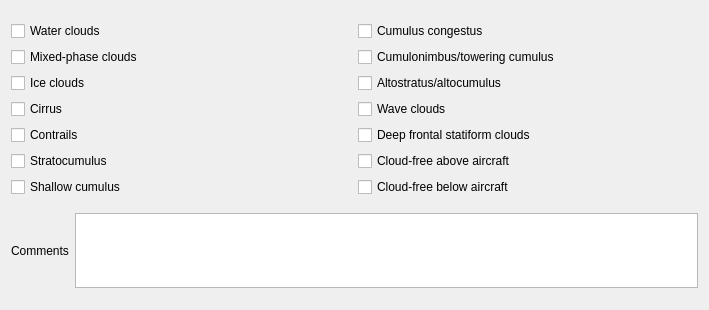
          <widget class="QWidget" name="page_5">
           <property name="geometry">
            <rect>
             <x>0</x>
             <y>0</y>
             <width>709</width>
             <height>310</height>
            </rect>
           </property>
           <attribute name="label">
            <string>Cloud Types and Forms Sampled During Flight</string>
           </attribute>
           <layout class="QVBoxLayout" name="verticalLayout_18">
            <item>
             <layout class="QHBoxLayout" name="horizontalLayout_23">
              <item>
               <layout class="QVBoxLayout" name="verticalLayout_16">
                <item>
                 <widget class="QCheckBox" name="waterCloudsCheck">
                  <property name="text">
                   <string>Water clouds</string>
                  </property>
                 </widget>
                </item>
                <item>
                 <widget class="QCheckBox" name="mixedPhaseCloudsCheck">
                  <property name="text">
                   <string>Mixed-phase clouds</string>
                  </property>
                 </widget>
                </item>
                <item>
                 <widget class="QCheckBox" name="iceCloudsCheck">
                  <property name="text">
                   <string>Ice clouds</string>
                  </property>
                 </widget>
                </item>
                <item>
                 <widget class="QCheckBox" name="cirrusCheck">
                  <property name="text">
                   <string>Cirrus</string>
                  </property>
                 </widget>
                </item>
                <item>
                 <widget class="QCheckBox" name="contrailsCheck">
                  <property name="text">
                   <string>Contrails</string>
                  </property>
                 </widget>
                </item>
                <item>
                 <widget class="QCheckBox" name="stratocumulusCheck">
                  <property name="text">
                   <string>Stratocumulus</string>
                  </property>
                 </widget>
                </item>
                <item>
                 <widget class="QCheckBox" name="shallowCumulusCheck">
                  <property name="text">
                   <string>Shallow cumulus</string>
                  </property>
                 </widget>
                </item>
               </layout>
              </item>
              <item>
               <layout class="QVBoxLayout" name="verticalLayout_17">
                <item>
                 <widget class="QCheckBox" name="cumulusCongestusCheck">
                  <property name="text">
                   <string>Cumulus congestus</string>
                  </property>
                 </widget>
                </item>
                <item>
                 <widget class="QCheckBox" name="cumulonimbusToweringCumulusCheck">
                  <property name="text">
                   <string>Cumulonimbus/towering cumulus</string>
                  </property>
                 </widget>
                </item>
                <item>
                 <widget class="QCheckBox" name="altostratusAltocumulusCheck">
                  <property name="text">
                   <string>Altostratus/altocumulus</string>
                  </property>
                 </widget>
                </item>
                <item>
                 <widget class="QCheckBox" name="waveCloudsCheck">
                  <property name="text">
                   <string>Wave clouds</string>
                  </property>
                 </widget>
                </item>
                <item>
                 <widget class="QCheckBox" name="deepFrontalStratiformCloudsCheck">
                  <property name="text">
                   <string>Deep frontal statiform clouds</string>
                  </property>
                 </widget>
                </item>
                <item>
                 <widget class="QCheckBox" name="cloudFreeAboveAircraftCheck">
                  <property name="text">
                   <string>Cloud-free above aircraft</string>
                  </property>
                 </widget>
                </item>
                <item>
                 <widget class="QCheckBox" name="cloudFreeBelowAircraftCheck">
                  <property name="text">
                   <string>Cloud-free below aircraft</string>
                  </property>
                 </widget>
                </item>
               </layout>
              </item>
             </layout>
            </item>
            <item>
             <layout class="QHBoxLayout" name="horizontalLayout_24">
              <item>
               <widget class="QLabel" name="label_17">
                <property name="text">
                 <string>Comments</string>
                </property>
               </widget>
              </item>
              <item>
               <widget class="QTextEdit" name="CTOtherTextBox">
                <property name="maximumSize">
                 <size>
                  <width>16777215</width>
                  <height>75</height>
                 </size>
                </property>
               </widget>
              </item>
             </layout>
            </item>
           </layout>
          </widget>
